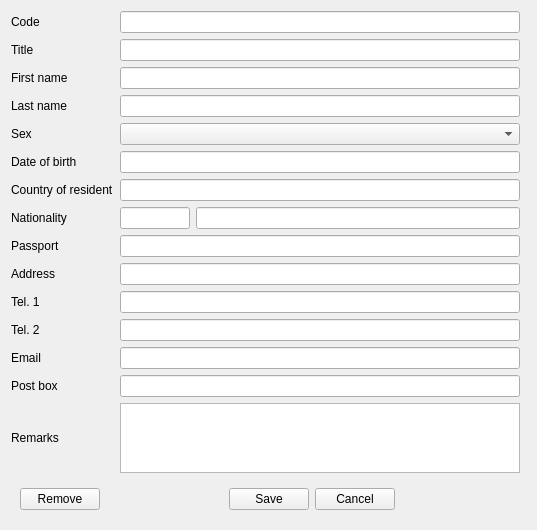
<?xml version="1.0" encoding="UTF-8"?>
<ui version="4.0">
 <class>WGuest</class>
 <widget class="QWidget" name="WGuest">
  <property name="geometry">
   <rect>
    <x>0</x>
    <y>0</y>
    <width>537</width>
    <height>502</height>
   </rect>
  </property>
  <property name="windowTitle">
   <string>Guest info</string>
  </property>
  <layout class="QVBoxLayout" name="verticalLayout">
   <item>
    <layout class="QGridLayout" name="gridLayout">
     <item row="7" column="2">
      <widget class="EQLineEdit" name="leNationality">
       <property name="focusPolicy">
        <enum>Qt::NoFocus</enum>
       </property>
       <property name="readOnly">
        <bool>true</bool>
       </property>
      </widget>
     </item>
     <item row="0" column="0">
      <widget class="QLabel" name="label_5">
       <property name="text">
        <string>Code</string>
       </property>
      </widget>
     </item>
     <item row="5" column="0">
      <widget class="QLabel" name="label_6">
       <property name="text">
        <string>Date of birth</string>
       </property>
      </widget>
     </item>
     <item row="2" column="0">
      <widget class="QLabel" name="label_2">
       <property name="text">
        <string>First name</string>
       </property>
      </widget>
     </item>
     <item row="3" column="0">
      <widget class="QLabel" name="label_3">
       <property name="text">
        <string>Last name</string>
       </property>
      </widget>
     </item>
     <item row="4" column="0">
      <widget class="QLabel" name="label_4">
       <property name="text">
        <string>Sex</string>
       </property>
      </widget>
     </item>
     <item row="1" column="0">
      <widget class="QLabel" name="label">
       <property name="text">
        <string>Title</string>
       </property>
      </widget>
     </item>
     <item row="10" column="0">
      <widget class="QLabel" name="label_11">
       <property name="text">
        <string>Tel. 1</string>
       </property>
      </widget>
     </item>
     <item row="8" column="0">
      <widget class="QLabel" name="label_9">
       <property name="text">
        <string>Passport</string>
       </property>
      </widget>
     </item>
     <item row="13" column="0">
      <widget class="QLabel" name="label_14">
       <property name="text">
        <string>Post box</string>
       </property>
      </widget>
     </item>
     <item row="9" column="0">
      <widget class="QLabel" name="label_10">
       <property name="text">
        <string>Address</string>
       </property>
      </widget>
     </item>
     <item row="12" column="0">
      <widget class="QLabel" name="label_13">
       <property name="text">
        <string>Email</string>
       </property>
      </widget>
     </item>
     <item row="11" column="0">
      <widget class="QLabel" name="label_12">
       <property name="text">
        <string>Tel. 2</string>
       </property>
      </widget>
     </item>
     <item row="6" column="0">
      <widget class="QLabel" name="label_7">
       <property name="text">
        <string>Country of resident</string>
       </property>
      </widget>
     </item>
     <item row="7" column="0">
      <widget class="QLabel" name="label_8">
       <property name="text">
        <string>Nationality</string>
       </property>
      </widget>
     </item>
     <item row="14" column="0">
      <widget class="QLabel" name="label_15">
       <property name="text">
        <string>Remarks</string>
       </property>
      </widget>
     </item>
     <item row="7" column="1">
      <widget class="EQLineEdit" name="leNationalityCode">
       <property name="maximumSize">
        <size>
         <width>70</width>
         <height>16777215</height>
        </size>
       </property>
       <property name="ShowButton" stdset="0">
        <bool>true</bool>
       </property>
       <property name="Field" stdset="0">
        <string>f_nation</string>
       </property>
      </widget>
     </item>
     <item row="0" column="1" colspan="2">
      <widget class="EQLineEdit" name="leGuestCode">
       <property name="focusPolicy">
        <enum>Qt::NoFocus</enum>
       </property>
       <property name="readOnly">
        <bool>true</bool>
       </property>
       <property name="Field" stdset="0">
        <string>f_id</string>
       </property>
       <property name="PrimaryKey" stdset="0">
        <bool>true</bool>
       </property>
      </widget>
     </item>
     <item row="1" column="1" colspan="2">
      <widget class="EQLineEdit" name="leTitle">
       <property name="ShowButton" stdset="0">
        <bool>true</bool>
       </property>
       <property name="Field" stdset="0">
        <string>f_title</string>
       </property>
      </widget>
     </item>
     <item row="2" column="1" colspan="2">
      <widget class="EQLineEdit" name="leFirstname">
       <property name="Field" stdset="0">
        <string>f_firstName</string>
       </property>
      </widget>
     </item>
     <item row="3" column="1" colspan="2">
      <widget class="EQLineEdit" name="leLastname">
       <property name="Field" stdset="0">
        <string>f_lastName</string>
       </property>
      </widget>
     </item>
     <item row="4" column="1" colspan="2">
      <widget class="EQComboBox" name="cbSex">
       <property name="Field" stdset="0">
        <string>f_sex</string>
       </property>
       <property name="Cache" stdset="0">
        <number>52</number>
       </property>
      </widget>
     </item>
     <item row="6" column="1" colspan="2">
      <widget class="EQLineEdit" name="lePlaceBirth">
       <property name="Field" stdset="0">
        <string>f_placeBirth</string>
       </property>
      </widget>
     </item>
     <item row="8" column="1" colspan="2">
      <widget class="EQLineEdit" name="lePassport">
       <property name="Field" stdset="0">
        <string>f_passport</string>
       </property>
      </widget>
     </item>
     <item row="9" column="1" colspan="2">
      <widget class="EQLineEdit" name="leAddress">
       <property name="Field" stdset="0">
        <string>f_address</string>
       </property>
      </widget>
     </item>
     <item row="10" column="1" colspan="2">
      <widget class="EQLineEdit" name="leTel1">
       <property name="Field" stdset="0">
        <string>f_tel1</string>
       </property>
      </widget>
     </item>
     <item row="11" column="1" colspan="2">
      <widget class="EQLineEdit" name="leTel2">
       <property name="Field" stdset="0">
        <string>f_tel2</string>
       </property>
      </widget>
     </item>
     <item row="12" column="1" colspan="2">
      <widget class="EQLineEdit" name="leEmail">
       <property name="Field" stdset="0">
        <string>f_email</string>
       </property>
      </widget>
     </item>
     <item row="13" column="1" colspan="2">
      <widget class="EQLineEdit" name="lePostBox">
       <property name="Field" stdset="0">
        <string>f_postBox</string>
       </property>
      </widget>
     </item>
     <item row="14" column="1" colspan="2">
      <widget class="EQTextEdit" name="teRemarks">
       <property name="maximumSize">
        <size>
         <width>16777215</width>
         <height>75</height>
        </size>
       </property>
       <property name="Field" stdset="0">
        <string>f_remarks</string>
       </property>
      </widget>
     </item>
     <item row="15" column="0" colspan="4">
      <widget class="QWidget" name="widget" native="true">
       <layout class="QHBoxLayout" name="horizontalLayout">
        <item>
         <widget class="QPushButton" name="btnRemove">
          <property name="text">
           <string>Remove</string>
          </property>
         </widget>
        </item>
        <item>
         <spacer name="horizontalSpacer">
          <property name="orientation">
           <enum>Qt::Horizontal</enum>
          </property>
          <property name="sizeHint" stdset="0">
           <size>
            <width>30</width>
            <height>20</height>
           </size>
          </property>
         </spacer>
        </item>
        <item>
         <widget class="QPushButton" name="btnOk">
          <property name="text">
           <string>Save</string>
          </property>
         </widget>
        </item>
        <item>
         <widget class="QPushButton" name="btnCancel">
          <property name="text">
           <string>Cancel</string>
          </property>
         </widget>
        </item>
        <item>
         <spacer name="horizontalSpacer_2">
          <property name="orientation">
           <enum>Qt::Horizontal</enum>
          </property>
          <property name="sizeHint" stdset="0">
           <size>
            <width>40</width>
            <height>20</height>
           </size>
          </property>
         </spacer>
        </item>
       </layout>
      </widget>
     </item>
     <item row="5" column="1" colspan="2">
      <widget class="EDateEdit" name="deBirth">
       <property name="Field" stdset="0">
        <string>f_dateBirth</string>
       </property>
       <property name="DoNotCheckMinDate" stdset="0">
        <bool>true</bool>
       </property>
      </widget>
     </item>
    </layout>
   </item>
  </layout>
 </widget>
 <customwidgets>
  <customwidget>
   <class>EQLineEdit</class>
   <extends>QLineEdit</extends>
   <header location="global">eqlineedit.h</header>
   <slots>
    <signal>customButtonClicked(bool)</signal>
   </slots>
  </customwidget>
  <customwidget>
   <class>EDateEdit</class>
   <extends>QLineEdit</extends>
   <header location="global">edateedit.h</header>
  </customwidget>
  <customwidget>
   <class>EQComboBox</class>
   <extends>QComboBox</extends>
   <header location="global">eqcombobox.h</header>
  </customwidget>
  <customwidget>
   <class>EQTextEdit</class>
   <extends>QTextEdit</extends>
   <header location="global">eqtextedit.h</header>
  </customwidget>
 </customwidgets>
 <tabstops>
  <tabstop>leTitle</tabstop>
  <tabstop>leFirstname</tabstop>
  <tabstop>leLastname</tabstop>
  <tabstop>cbSex</tabstop>
  <tabstop>deBirth</tabstop>
  <tabstop>lePlaceBirth</tabstop>
  <tabstop>leNationalityCode</tabstop>
  <tabstop>lePassport</tabstop>
  <tabstop>leAddress</tabstop>
  <tabstop>leTel1</tabstop>
  <tabstop>leTel2</tabstop>
  <tabstop>leEmail</tabstop>
  <tabstop>lePostBox</tabstop>
  <tabstop>teRemarks</tabstop>
  <tabstop>btnOk</tabstop>
  <tabstop>btnCancel</tabstop>
  <tabstop>leNationality</tabstop>
 </tabstops>
 <resources/>
 <connections/>
</ui>
